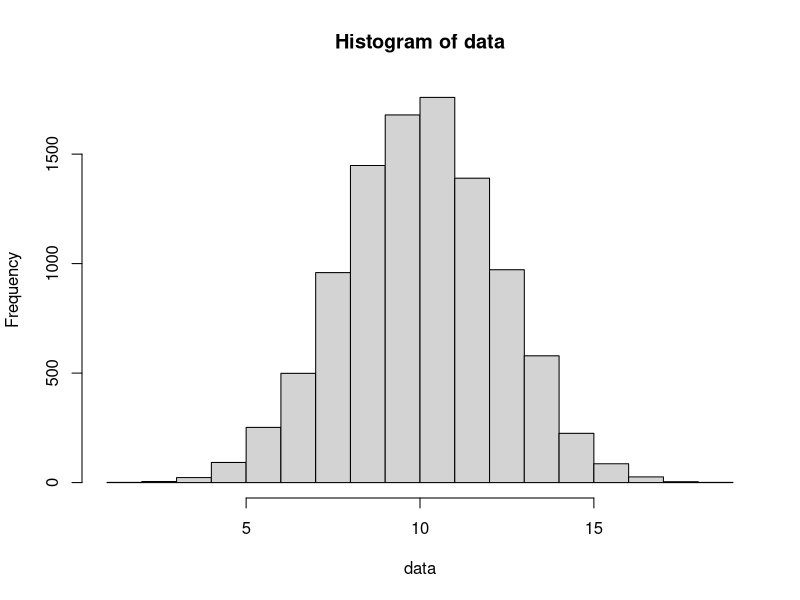

R code for this plot:
data<-rnorm(10000,mean=10,sd=sqrt(5)) # Draw 10000 samples from N(10,25)
pdf("Histogram.pdf") # Create Histogram PDF
hist(data)
dev.off()
